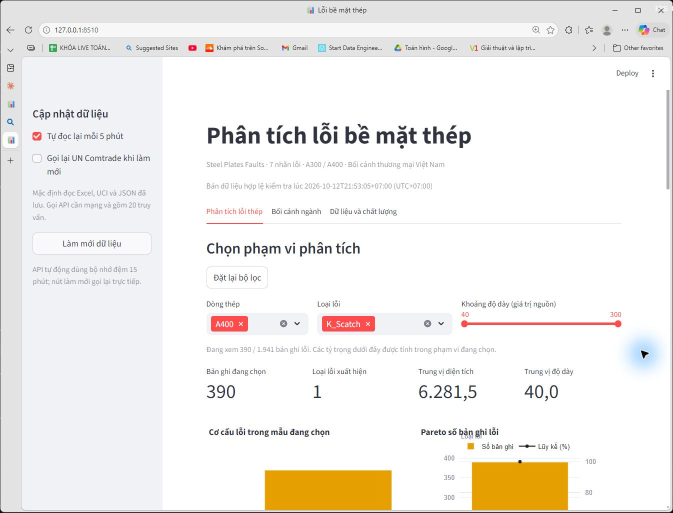
#> input picture outputs/minh_hoa_chuong4/captures/dashboard_a400_kscatch_original.jpg, 1346 x 1025 px (shown at 1/2 size)
$ python cat_anh_dashboard.py
#> lines starting #> are read from the running program, lines starting #| are printed output that depends on the picture
"""Cắt vùng dashboard từ ảnh chụp Sky nguyên gốc; không thay nội dung UI."""
from datetime import datetime, timezone, timedelta
from pathlib import Path
import hashlib
import json
from PIL import Image

ROOT = Path(__file__).resolve().parents[2]
SOURCE = ROOT / 'outputs/minh_hoa_chuong4/captures/dashboard_a400_kscatch_original.jpg'
TARGET = ROOT / 'latex/figures/chuong4/dashboard_a400_kscatch.png'
BOUNDS = (395, 235, 1258, 815)

image = Image.open(SOURCE)
#> image is the input picture: PIL image 1346x1025 RGB; mean R, G, B 242.7, 240.1, 236.6
assert image.size == (1346, 1025)
cropped = image.crop(BOUNDS)
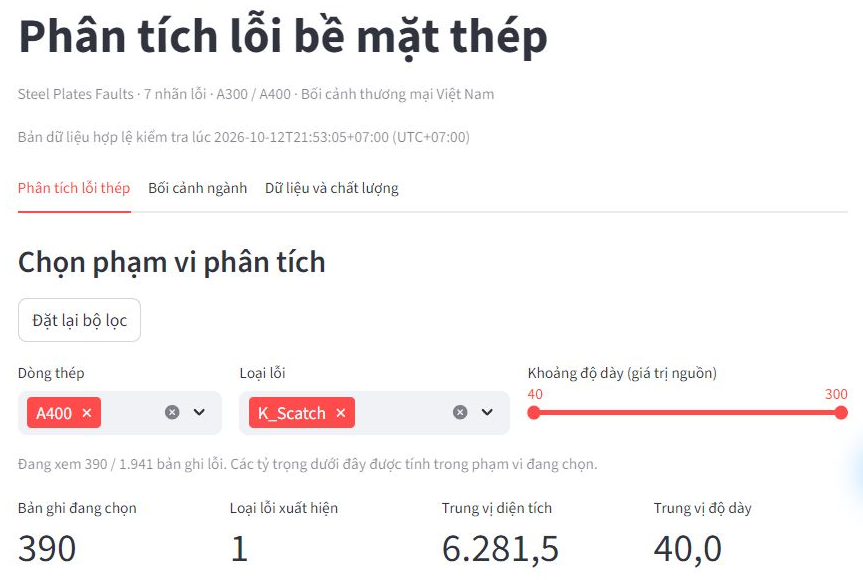
#> cropped: PIL image 863x580 RGB; mean R, G, B 247, 244.7, 245
TARGET.parent.mkdir(parents=True, exist_ok=True)
cropped.save(TARGET)
manifest = {
    'source': SOURCE.relative_to(ROOT).as_posix(),
    'source_sha256': hashlib.sha256(SOURCE.read_bytes()).hexdigest(),
    'image': TARGET.relative_to(ROOT).as_posix(),
    'image_sha256': hashlib.sha256(TARGET.read_bytes()).hexdigest(),
    'capture_tool': 'computer-use @oai/sky.get_window_state',
    'browser': 'Microsoft Edge', 'url': 'http://127.0.0.1:8510',
    'captured_at': datetime.now(timezone(timedelta(hours=7))).isoformat(),
    'source_pixels': list(image.size), 'crop_bounds_xyxy': list(BOUNDS),
    'output_pixels': list(cropped.size), 'crop_only': True,
    'filters_visible': {'Steel_Type': ['A400'], 'Fault_Type_Clean': ['K_Scatch'],
                        'Steel_Plate_Thickness': [40, 300]},
    'kpi_visible': {'N': '390', 'Labels': '1', 'Median_Area': '6.281,5',
                    'Median_Thickness': '40,0'},
    'independent_kpi_check': 'outputs/buoc_6/test_results.json',
}
(ROOT / 'outputs/minh_hoa_chuong4/dashboard_capture.json').write_text(
    json.dumps(manifest, ensure_ascii=False, indent=2), encoding='utf-8')
print(json.dumps({'output': str(TARGET), 'size': list(cropped.size), 'crop_only': True}, ensure_ascii=True))
#| {"output": "latex/figures/chuong4/dashboard_a400_kscatch.png", "size": [863, 580], "crop_only": true}
